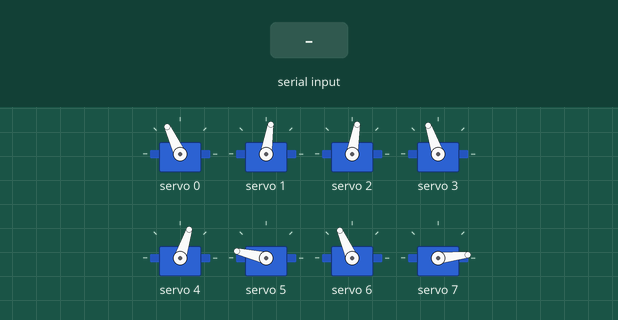
Simulated run of this sketch. Board: ESP32. On the bench: 8 × servo. The inputs (shaded band) are chosen by the test bench. What the sketch prints to the serial monitor is not drawn.

Above: at 12.2 s.
12.3 s: "2" received over Serial
At 12.88 s:
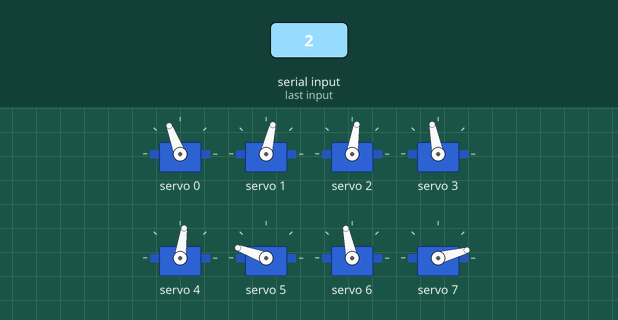
At 13.3 s:
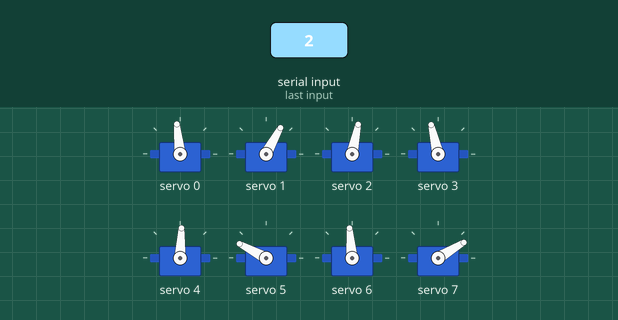
15.3 s: "1" received over Serial
18.3 s: "0" received over Serial
At 18.3 s:
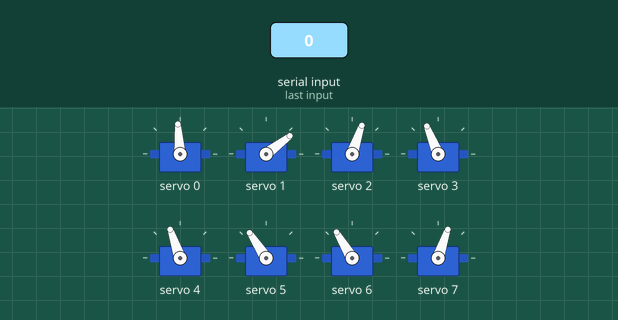
Timing chart, 0 to 21.3 s (numbered marks = the images above; inputs shaded):
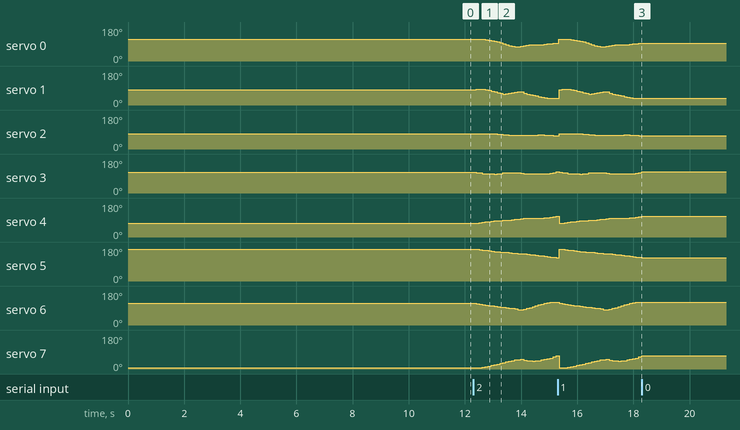

The sketch:

3D_SS_7.ino
```cpp
// HOW TO:
// ------------------------------
// Serial input = 2 -> Steps through gait sequence once and stops at the end.
// Serial input = 1 -> Steps through gait sequence in a loop.
// Serial input = 0 -> Stops infinite loop at the node where it is at that moment

//Gait template
#include <Wire.h>
#include <Adafruit_PWMServoDriver.h>

Adafruit_PWMServoDriver pca9685 = Adafruit_PWMServoDriver();

#define SERVO_FREQ 300
#define SER0 0 //Hip 1
#define SER1 1 //Knee 1
#define SER2 2 //Hip 2
#define SER3 3 //Knee 2
#define SER4 4 //Hip 3
#define SER5 5 //Knee 3
#define SER6 6 //Hip 4
#define SER7 7 //Knee 4


// Insert servo angles here:
// For 3D gaits, these angles are obtained from linearisation.py
// For 2D gaits, these angles are obtained from 2D_trajectory_reader.py
float SS_servo0[] = {-0.52567634, -0.52318542, -0.52118645, -0.5130689 , -0.48602837, -0.42520421, -0.35834175, -0.29147928, -0.18705867, -0.06957381,  0.05813786,  0.18681635,  0.28627281,  0.37848616,  0.45189792,  0.4575764 ,  0.41161248,  0.31153327,  0.23982557,  0.21604706,  0.19866511,  0.18373691,  0.1706335 ,  0.16210284,  0.12295692,  0.07941513,  0.04658718,  0.01212309, -0.02234101, -0.04594516, -0.06442933, -0.08172267, -0.11000428, -0.1318995 , -0.15557955, -0.17717617, -0.19689186, -0.21387561, -0.22621521, -0.23928384, -0.24768136, -0.25588541, -0.27166182, -0.3000008 , -0.33659183, -0.36156674, -0.38828693, -0.40795069, -0.42538324, -0.44183293, -0.45828262, -0.4747323 , -0.49148948, -0.50832052, -0.52245216, -0.51063351, -0.50726583, -0.51099018, -0.51471453, -0.51843887, -0.52216322, -0.52350621, -0.52353712, -0.52356803, -0.52269752};
float SS_servo1[] = {0.15810259, 0.11555433, 0.11962038, 0.12080447, 0.19055371, 0.27088957, 0.35225055, 0.43361154, 0.52933292, 0.63004942, 0.71021588, 0.67075886, 0.59275336, 0.51478086, 0.45806844, 0.4028778 , 0.43324562, 0.57967795, 0.70676128, 0.79102225, 0.8788657 , 0.96708475, 1.05659221, 1.1269249 , 1.19528217, 1.21717064, 1.22025353, 1.2123902 , 1.20452686, 1.17975625, 1.14701459, 1.14241262, 1.20066582, 1.2554936 , 1.32786868, 1.39856559, 1.46981037, 1.54324885, 1.61970108, 1.69407667, 1.74164607, 1.75949309, 1.76638861, 1.77114425, 1.75729183, 1.70032277, 1.63726351, 1.56088138, 1.48885803, 1.42070401, 1.35254999, 1.28439597, 1.22149203, 1.15984914, 1.0939568 , 0.98721287, 0.89492058, 0.81475603, 0.73459148, 0.65442693, 0.57426238, 0.49148731, 0.40727388, 0.32306046, 0.2366286 };
float SS_servo2[] = {-0.35223361, -0.35345738, -0.3529004 , -0.35021747, -0.34161217, -0.34492983, -0.35044289, -0.35595594, -0.3773672 , -0.40430849, -0.43805387, -0.47974192, -0.49274304, -0.50270187, -0.51916399, -0.52438496, -0.52323273, -0.52152868, -0.52526674, -0.52167152, -0.50834662, -0.49700985, -0.48710431, -0.48000162, -0.48940306, -0.52834354, -0.55391032, -0.55876141, -0.5636125 , -0.52314872, -0.46132097, -0.37830246, -0.30305005, -0.22415658, -0.13414197, -0.03533571,  0.06803579,  0.16455308,  0.262377  ,  0.36240908,  0.43697208,  0.45033827,  0.42691876,  0.41506691,  0.36942369,  0.33736479,  0.30681459,  0.28569391,  0.26608384,  0.24721378,  0.22834372,  0.20947366,  0.19027583,  0.17099928,  0.15126656,  0.12714862,  0.0944218 ,  0.05447046,  0.01451913, -0.02543221, -0.06538355, -0.12160944, -0.18680228, -0.25199513, -0.31787271};
float SS_servo3[] = {0.30380733, 0.27498863, 0.22439649, 0.16648347, 0.1165939 , 0.10155795, 0.09240916, 0.08326037, 0.11676951, 0.16511679, 0.22628739, 0.2881097 , 0.2889138 , 0.28210888, 0.28041034, 0.23970121, 0.18903103, 0.12376547, 0.10319599, 0.10802536, 0.10207533, 0.10044873, 0.10091028, 0.10271851, 0.10110586, 0.1292453 , 0.18965677, 0.27884987, 0.36804296, 0.47919321, 0.60069529, 0.67999723, 0.68616448, 0.72626038, 0.75643173, 0.73038188, 0.65851608, 0.58393392, 0.50911129, 0.43791175, 0.38000316, 0.35175109, 0.3817913 , 0.37671371, 0.42837935, 0.43967532, 0.43020909, 0.39518096, 0.35803822, 0.32042755, 0.28281688, 0.2452062 , 0.20580736, 0.16597901, 0.1273157 , 0.09985239, 0.08968275, 0.09402589, 0.09836903, 0.10271217, 0.10705532, 0.14395189, 0.19878477, 0.25361765, 0.30975168};
float SS_servo4[] = { 0.51752251,  0.48454306,  0.42729176,  0.36658841,  0.31737737,  0.28043733,  0.24545381,  0.2104703 ,  0.18717279,  0.16794014,  0.15137039,  0.13357511,  0.10630596,  0.07046239,  0.03201031, -0.01790109, -0.06433813, -0.12240566, -0.1575812 , -0.16450291, -0.16030175, -0.15867929, -0.15653609, -0.15098607, -0.18812022, -0.23700956, -0.27509138, -0.32395511, -0.37281883, -0.4156704 , -0.4556875 , -0.49589443, -0.53202967, -0.56194427, -0.59076777, -0.62053141, -0.65090224, -0.6811832 , -0.70995093, -0.73192447, -0.72081335, -0.69636322, -0.71678672, -0.73186498, -0.68166742, -0.60428492, -0.52957455, -0.45583025, -0.38544484, -0.31744997, -0.24945511, -0.18146025, -0.12031745, -0.0608205 , -0.00122515,  0.05931626,  0.1169741 ,  0.17221206,  0.22745003,  0.28268799,  0.33792595,  0.38770249,  0.4344699 ,  0.48123731,  0.52689091};
float SS_servo5[] = {-1.92587134, -1.92837805, -1.89979095, -1.85619285, -1.8088476 , -1.76322907, -1.71792003, -1.67261098, -1.6285252 , -1.58486492, -1.54684076, -1.53599759, -1.52307451, -1.47798556, -1.45018105, -1.41065422, -1.38053988, -1.34401655, -1.31099301, -1.26763168, -1.22509125, -1.1717037 , -1.12904971, -1.1109714 , -1.04906011, -0.99832809, -0.97309176, -0.93109031, -0.88908886, -0.85494745, -0.8245117 , -0.77460857, -0.70550438, -0.63241173, -0.55853985, -0.48496468, -0.41177932, -0.33838795, -0.26501752, -0.20382343, -0.20412243, -0.24629383, -0.22888677, -0.22899931, -0.32074237, -0.40051002, -0.48163492, -0.56020772, -0.63675732, -0.71194319, -0.78712906, -0.86231493, -0.93887934, -1.01577486, -1.09290318, -1.17226944, -1.25205993, -1.33220643, -1.41235292, -1.49249942, -1.57264592, -1.65246222, -1.73209659, -1.81173096, -1.89042346};
float SS_servo6[] = { 0.46267779,  0.43084663,  0.37445277,  0.31011196,  0.26542973,  0.2226502 ,  0.17960569,  0.13656118,  0.10059545,  0.067092  ,  0.03609274, -0.0018591 , -0.04680895, -0.09343893, -0.14413306, -0.19244204, -0.19286499, -0.17985344, -0.09847101,  0.01215499,  0.10876083,  0.20138743,  0.29476477,  0.39266549,  0.46508177,  0.53523492,  0.59539238,  0.5991618 ,  0.60293122,  0.57538059,  0.53306391,  0.51217525,  0.5228995 ,  0.51052452,  0.500174  ,  0.49359573,  0.48918289,  0.49611013,  0.50649121,  0.52154657,  0.51126592,  0.50046315,  0.52210303,  0.52561048,  0.50970929,  0.49196077,  0.48206497,  0.48607128,  0.49135506,  0.49716152,  0.50296798,  0.50877443,  0.51397194,  0.51902317,  0.52431652,  0.53193748,  0.53767364,  0.54182808,  0.54598252,  0.55013696,  0.5542914 ,  0.54946458,  0.53968927,  0.52991395,  0.51873742};
float SS_servo7[] = {-1.9122172 , -1.90996758, -1.87076687, -1.81126304, -1.75770444, -1.67661571, -1.58979002, -1.50296434, -1.41460519, -1.32571264, -1.24333198, -1.16408427, -1.08337171, -1.00309503, -0.92465018, -0.86416438, -0.85045956, -0.9345406 , -1.00030319, -1.03421945, -1.05819086, -1.0391053 , -0.98017639, -0.91297646, -0.85241173, -0.78444702, -0.72073561, -0.55824885, -0.39576209, -0.25668533, -0.12864535, -0.10024555, -0.13834374, -0.12560147, -0.11119602, -0.10324611, -0.09793425, -0.11102473, -0.12521786, -0.14097854, -0.11218698, -0.09614807, -0.15459643, -0.19264866, -0.20892334, -0.22963042, -0.27947578, -0.35503307, -0.43169184, -0.50923894, -0.58678604, -0.66433314, -0.74655619, -0.8299024 , -0.91439391, -1.00989555, -1.10513631, -1.20015814, -1.29517996, -1.39020179, -1.48522362, -1.58441924, -1.68591453, -1.78740983, -1.88849519};

int node=0;
int first=0;
int input=0;
int end_time=0;
int time_step=100000;
int steps = sizeof(SS_servo0)/sizeof(SS_servo0[0]);
int one_print = 0;

// -------------------Joint configurations-------------------
int servo0=0;
int servo0_deg=0;
int servo1=0;
int servo1_deg=0;
int servo2=0;
int servo2_deg=0;
int servo3=0;
int servo3_deg=0;
int servo4=0;
int servo4_deg=0;
int servo5=0;
int servo5_deg=0;
int servo6=0;
int servo6_deg=0;
int servo7=0;
int servo7_deg=0;

void setup() {
  Serial.begin(115200);
  pca9685.begin();

  pca9685.setOscillatorFrequency(27000000); //Value between 24MHz and 27MHz, tuned for this setup
  pca9685.setPWMFreq(SERVO_FREQ);
  delay (1000);

  servo0_deg=SS_servo0[0]/3.14159265*180;
  servo0=map(servo0_deg,-38,90,2200,1030);
  servo1_deg=SS_servo1[0]/3.14159265*180;
  servo1=map(servo1_deg,-90,90,2600,950);
  servo2_deg=SS_servo2[0]/3.14159265*180;
  servo2=map(servo2_deg,-38,90,1510,2730);
  servo3_deg=SS_servo3[0]/3.14159265*180;
  servo3=map(servo3_deg,-90,90,1100,2700);
  servo4_deg=SS_servo4[0]/3.14159265*180;
  servo4=map(servo4_deg,-90,38,2700,1500);
  servo5_deg=SS_servo5[0]/3.14159265*180;
  servo5=map(servo5_deg,-90,90,2600,930);
  servo6_deg=SS_servo6[0]/3.14159265*180;
  servo6=map(servo6_deg,-90,38,850,2250);
  servo7_deg=SS_servo7[0]/3.14159265*180;
  servo7=map(servo7_deg,-90,90,920,2620);

  pca9685.setPWM(SER0,0,servo0);
  pca9685.setPWM(SER1,0,servo1);
  pca9685.setPWM(SER2,0,servo2);
  pca9685.setPWM(SER3,0,servo3);
  pca9685.setPWM(SER4,0,servo4);
  pca9685.setPWM(SER5,0,servo5);
  pca9685.setPWM(SER6,0,servo6);
  pca9685.setPWM(SER7,0,servo7);

  Serial.print("Node:");
  Serial.println(node);
  Serial.print("servo0 -> rads:");
  Serial.print(SS_servo0[node]);
  Serial.print("        deg:");
  Serial.print(servo0_deg);
  Serial.print("        us:");
  Serial.println(servo0);
  Serial.print("servo1 -> rads:");
  Serial.print(SS_servo1[node]);
  Serial.print("        deg:");
  Serial.print(servo1_deg);
  Serial.print("        us:");
  Serial.println(servo1);
  Serial.print("servo2 -> rads:");
  Serial.print(SS_servo2[node]);
  Serial.print("        deg:");
  Serial.print(servo2_deg);
  Serial.print("        us:");
  Serial.println(servo2);
  Serial.print("servo3 -> rads:");
  Serial.print(SS_servo3[node]);
  Serial.print("        deg:");
  Serial.print(servo3_deg);
  Serial.print("        us:");
  Serial.println(servo3);
  Serial.print("servo4 -> rads:");
  Serial.print(SS_servo4[node]);
  Serial.print("        deg:");
  Serial.print(servo4_deg);
  Serial.print("        us:");
  Serial.println(servo4);
  Serial.print("servo5 -> rads:");
  Serial.print(SS_servo5[node]);
  Serial.print("        deg:");
  Serial.print(servo5_deg);
  Serial.print("        us:");
  Serial.println(servo5);
  Serial.print("servo6 -> rads:");
  Serial.print(SS_servo6[node]);
  Serial.print("        deg:");
  Serial.print(servo6_deg);
  Serial.print("        us:");
  Serial.println(servo6);
  Serial.print("servo7 -> rads:");
  Serial.print(SS_servo7[node]);
  Serial.print("        deg:");
  Serial.print(servo7_deg);
  Serial.print("        us:");
  Serial.println(servo7);

  Serial.println("10");
  delay(1000);
  Serial.println("9");
  delay(1000);
  Serial.println("8");
  delay(1000);
  Serial.println("7");
  delay(1000);
  Serial.println("6");
  delay(1000);
  Serial.println("5");
  delay(1000);
  Serial.println("4");
  delay(1000);
  Serial.println("3");
  delay(1000);
  Serial.println("2");
  delay(1000);
  Serial.println("1");
  delay(1000);

}

void loop()
{
  if(Serial.available()>0)
  {
    first=Serial.read();
    if(first=='2')
    {
      input=2;
      node=0;
      one_print=1;
    }
    if(first=='1')
    {
      input=1;
      node=0;
      one_print=1;
    }
    if(first=='0')
    {
      input=0;
    }
  }
  if(input==1 or input==2)
  {
      if(esp_timer_get_time()>=end_time)
      {
        servo0_deg=SS_servo0[node]/3.14159265*180;
        servo0=map(servo0_deg,-38,90,2200,1030);
        servo1_deg=SS_servo1[node]/3.14159265*180;
        servo1=map(servo1_deg,-90,90,2600,950);
        servo2_deg=SS_servo2[node]/3.14159265*180;
        servo2=map(servo2_deg,-38,90,1510,2730);
        servo3_deg=SS_servo3[node]/3.14159265*180;
        servo3=map(servo3_deg,-90,90,1100,2700);
        servo4_deg=SS_servo4[node]/3.14159265*180;
        servo4=map(servo4_deg,-90,38,2700,1500);
        servo5_deg=SS_servo5[node]/3.14159265*180;
        servo5=map(servo5_deg,-90,90,2600,930);
        servo6_deg=SS_servo6[node]/3.14159265*180;
        servo6=map(servo6_deg,-90,38,850,2250);
        servo7_deg=SS_servo7[node]/3.14159265*180;
        servo7=map(servo7_deg,-90,90,920,2620);

        pca9685.setPWM(SER0,0,servo0);
        pca9685.setPWM(SER1,0,servo1);
        pca9685.setPWM(SER2,0,servo2);
        pca9685.setPWM(SER3,0,servo3);
        pca9685.setPWM(SER4,0,servo4);
        pca9685.setPWM(SER5,0,servo5);
        pca9685.setPWM(SER6,0,servo6);
        pca9685.setPWM(SER7,0,servo7);

        node+=1;
        if(node>=steps and input==1)
        {
          Serial.print("Input:");
          Serial.println(input);
          node=0;
        }
        if(node>=steps and input==2)
        {
          Serial.print("Input:");
          Serial.println(input);
          input=0;
        }
         end_time=esp_timer_get_time()+time_step;
      }
   }

  if(input == 0)
  {
        pca9685.setPWM(SER0,0,servo0);
        pca9685.setPWM(SER1,0,servo1);
        pca9685.setPWM(SER2,0,servo2);
        pca9685.setPWM(SER3,0,servo3);
        pca9685.setPWM(SER4,0,servo4);
        pca9685.setPWM(SER5,0,servo5);
        pca9685.setPWM(SER6,0,servo6);
        pca9685.setPWM(SER7,0,servo7);

        if(one_print==1)
        {
          Serial.print("Input:");
          Serial.println(input);
          Serial.print("Node:");
          Serial.println(node);
          Serial.print("servo0 -> rads:");
          Serial.print(SS_servo0[node]);
          Serial.print("        deg:");
          Serial.print(servo0_deg);
          Serial.print("        us:");
          Serial.println(servo0);
          Serial.print("servo1 -> rads:");
          Serial.print(SS_servo1[node]);
          Serial.print("        deg:");
          Serial.print(servo1_deg);
          Serial.print("        us:");
          Serial.println(servo1);
          Serial.print("servo2 -> rads:");
          Serial.print(SS_servo2[node]);
          Serial.print("        deg:");
          Serial.print(servo2_deg);
          Serial.print("        us:");
          Serial.println(servo2);
          Serial.print("servo3 -> rads:");
          Serial.print(SS_servo3[node]);
          Serial.print("        deg:");
          Serial.print(servo3_deg);
          Serial.print("        us:");
          Serial.println(servo3);
          Serial.print("servo4 -> rads:");
          Serial.print(SS_servo4[node]);
          Serial.print("        deg:");
          Serial.print(servo4_deg);
          Serial.print("        us:");
          Serial.println(servo4);
          Serial.print("servo5 -> rads:");
          Serial.print(SS_servo5[node]);
          Serial.print("        deg:");
          Serial.print(servo5_deg);
          Serial.print("        us:");
          Serial.println(servo5);
          Serial.print("servo6 -> rads:");
          Serial.print(SS_servo6[node]);
          Serial.print("        deg:");
          Serial.print(servo6_deg);
          Serial.print("        us:");
          Serial.println(servo6);
          Serial.print("servo7 -> rads:");
          Serial.print(SS_servo7[node]);
          Serial.print("        deg:");
          Serial.print(servo7_deg);
          Serial.print("        us:");
          Serial.println(servo7);
          one_print=0;
        }

  }
}
```

Measured:
- after the input at 12.3 s, servo 0: 115° → 114° after 0.11 s, → 113° 0.32 s later, → 111° 0.11 s later, → 108° 0.11 s later, … (23 changes in this stretch); servo 1: 81° → 83° after 0.11 s, → 80° 0.32 s later, → 77° 0.11 s later, → 73° 0.11 s later, … (23 changes in this stretch)
- after the input at 18.3 s, servo 0: stops changing and stays 94°; servo 1: stops changing and stays 37°; servo 2, servo 7: stops changing and stays 71°; servo 3: stops changing and stays 112°; servo 4: stops changing and stays 109°
